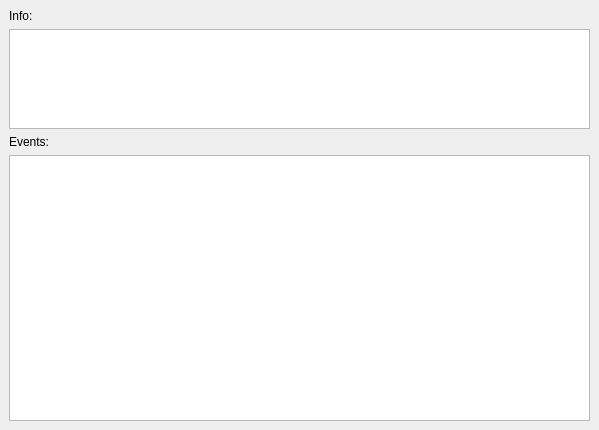
<?xml version="1.0" encoding="UTF-8"?>
<ui version="4.0">
 <class>WindowMidiStructure</class>
 <widget class="QMainWindow" name="WindowMidiStructure">
  <property name="geometry">
   <rect>
    <x>0</x>
    <y>0</y>
    <width>599</width>
    <height>430</height>
   </rect>
  </property>
  <property name="windowTitle">
   <string>Midi Structure</string>
  </property>
  <widget class="QWidget" name="centralwidget">
   <layout class="QGridLayout" name="gridLayout">
    <item row="1" column="0">
     <widget class="QTableWidget" name="tableWidgetInfo">
      <property name="sizePolicy">
       <sizepolicy hsizetype="Expanding" vsizetype="Maximum">
        <horstretch>0</horstretch>
        <verstretch>0</verstretch>
       </sizepolicy>
      </property>
      <property name="maximumSize">
       <size>
        <width>16777215</width>
        <height>100</height>
       </size>
      </property>
      <property name="editTriggers">
       <set>QAbstractItemView::NoEditTriggers</set>
      </property>
      <attribute name="horizontalHeaderVisible">
       <bool>false</bool>
      </attribute>
      <attribute name="verticalHeaderVisible">
       <bool>false</bool>
      </attribute>
     </widget>
    </item>
    <item row="3" column="0">
     <widget class="QTableView" name="tableViewStructure">
      <property name="editTriggers">
       <set>QAbstractItemView::NoEditTriggers</set>
      </property>
      <property name="tabKeyNavigation">
       <bool>false</bool>
      </property>
      <property name="showDropIndicator" stdset="0">
       <bool>false</bool>
      </property>
      <property name="dragDropOverwriteMode">
       <bool>false</bool>
      </property>
     </widget>
    </item>
    <item row="2" column="0">
     <widget class="QLabel" name="label">
      <property name="text">
       <string>Events:</string>
      </property>
     </widget>
    </item>
    <item row="0" column="0">
     <widget class="QLabel" name="label_2">
      <property name="text">
       <string>Info:</string>
      </property>
     </widget>
    </item>
   </layout>
  </widget>
 </widget>
 <resources/>
 <connections/>
</ui>
